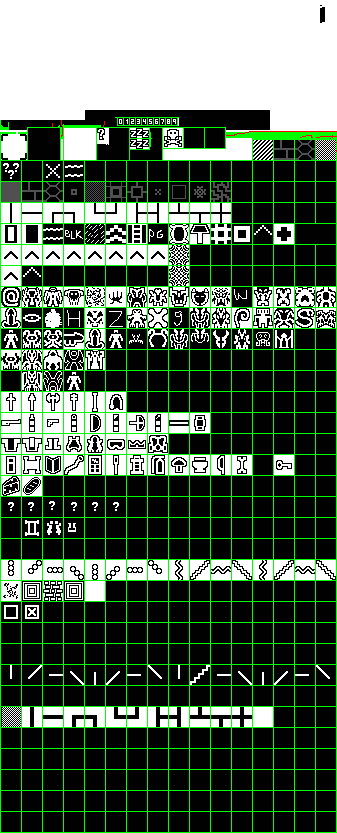
#> input picture tileset.png, 337 x 833 px
$ python card-image.py out.png
#> lines starting #> are read from the running program, lines starting #| are printed output that depends on the picture
#!/usr/bin/env python3
"""RVIP stage 7: card image img/slimy.png (384x160) = 12x5 sprites sampled evenly
from the game's own tileset.png gent slots (20x20 at x = 1 + (g%16)*21,
y = 161 + (g/16)*21), blank/dark slots skipped, nearest-neighbour to 32 px.
Run from the game folder: python3 port/publish/card-image.py [out.png]"""
import os, sys
from PIL import Image
src = os.path.dirname(os.path.abspath(__file__)) + '/../..'
out = sys.argv[1] if sys.argv[1:] else os.path.join(src, 'port/publish/slimy.png')
img = Image.open(src + '/tileset.png').convert('RGBA')   # palette transparency (magenta) -> alpha
#> img is the input picture: PIL image 337x833 RGBA; mean R, G, B, A 48.2, 51.4, 48, 204.4
slots = []
for g in range(16 * ((img.height - 161) // 21)):
    x, y = 1 + (g % 16) * 21, 161 + (g // 16) * 21
    t = Image.new('RGBA', (20, 20), 'black'); t.alpha_composite(img.crop((x, y, x + 20, y + 20))); t = t.convert('RGB')
    px = list(t.convert('L').getdata())
    lit = sum(1 for p in px if p > 60)
    if 70 <= lit <= 330 and sum(px) / len(px) >= 28: slots.append(t)
#> this loop made 512 passes
#> lit on passes 1 to 3: 72, 0, 52
#> pass 1, `t = t.convert('RGB')`:
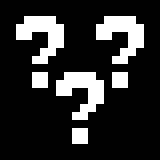
#> t: PIL image 20x20 RGB (shown 8 times larger); mean R, G, B 45.9, 46.7, 45.9
#> pass 2, `t = t.convert('RGB')`:
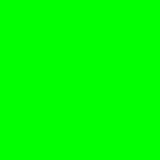
#> t: PIL image 20x20 RGB (shown 8 times larger); mean R, G, B 0, 1, 0; drawn with 1 as white
#> pass 3, `t = t.convert('RGB')`:
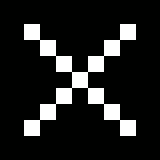
#> t: PIL image 20x20 RGB (shown 8 times larger); mean R, G, B 33.1, 34, 33.1
#> after the loop, slots = 116 items
pick = [slots[i * len(slots) // 60] for i in range(60)]
#> pick = 60 items
card = Image.new('RGB', (384, 160))
#> card: PIL image 384x160 RGB; every value is 0
for i, t in enumerate(pick): card.paste(t.resize((32, 32), Image.NEAREST), (i % 12 * 32, i // 12 * 32))
#> this loop made 60 passes
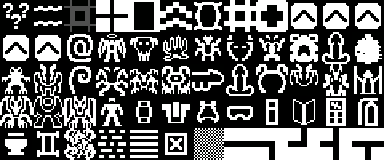
#> card: PIL image 384x160 RGB; mean R, G, B 100.4, 100.7, 100.4
card.save(out, optimize=True); print(out, len(slots), 'usable slots')
#| out.png 116 usable slots
